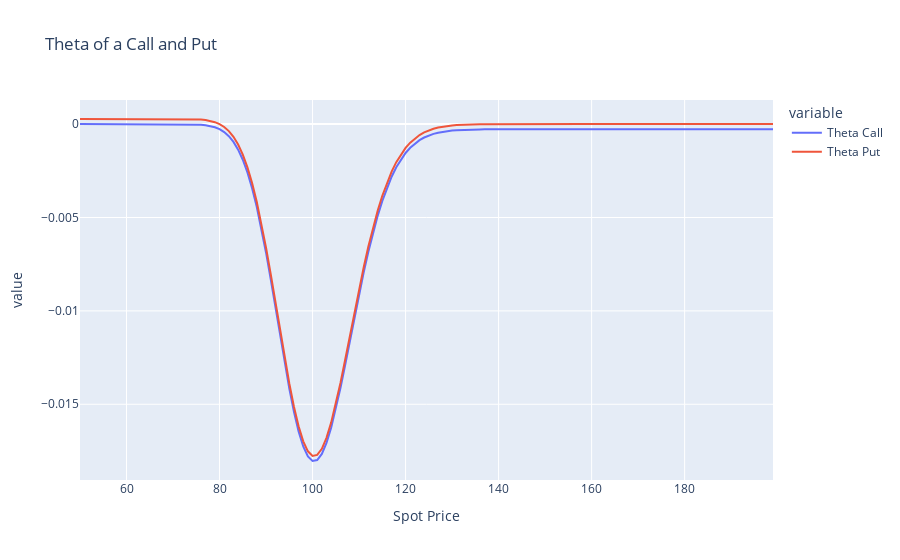

Notebook code for this chart:
### Code cell
df=pd.DataFrame({"Theta Call":list_theta_call, "Theta Put":list_theta_put, "Spot Price":spot})
df.set_index("Spot Price", inplace = True)
px.line(df, title='Theta of a Call and Put')

### Figure 1 — Plotly figure (JSON) as saved in the notebook; plotly's stock layout.template omitted (floating-point values rounded to 4 significant figures; data arrays with more than 128 entries replaced by an {"elided": "..."} marker saying what was removed)
{"data": [{"hovertemplate": "variable=Theta Call<br>Spot Price=%{x}<br>value=%{y}<extra></extra>", "legendgroup": "Theta Call", "line": {"color": "#636efa", "dash": "solid"}, "marker": {"symbol": "circle"}, "mode": "lines", "name": "Theta Call", "orientation": "v", "showlegend": true, "type": "scatter", "x": {"elided": "150 int values"}, "xaxis": "x", "y": {"elided": "150 float values"}, "yaxis": "y"}, {"hovertemplate": "variable=Theta Put<br>Spot Price=%{x}<br>value=%{y}<extra></extra>", "legendgroup": "Theta Put", "line": {"color": "#EF553B", "dash": "solid"}, "marker": {"symbol": "circle"}, "mode": "lines", "name": "Theta Put", "orientation": "v", "showlegend": true, "type": "scatter", "x": {"elided": "150 int values"}, "xaxis": "x", "y": {"elided": "150 float values"}, "yaxis": "y"}], "layout": {"legend": {"title": {"text": "variable"}, "tracegroupgap": 0}, "title": {"text": "Theta of a Call and Put"}, "xaxis": {"anchor": "y", "domain": [0, 1], "title": {"text": "Spot Price"}}, "yaxis": {"anchor": "x", "domain": [0, 1], "title": {"text": "value"}}}}
